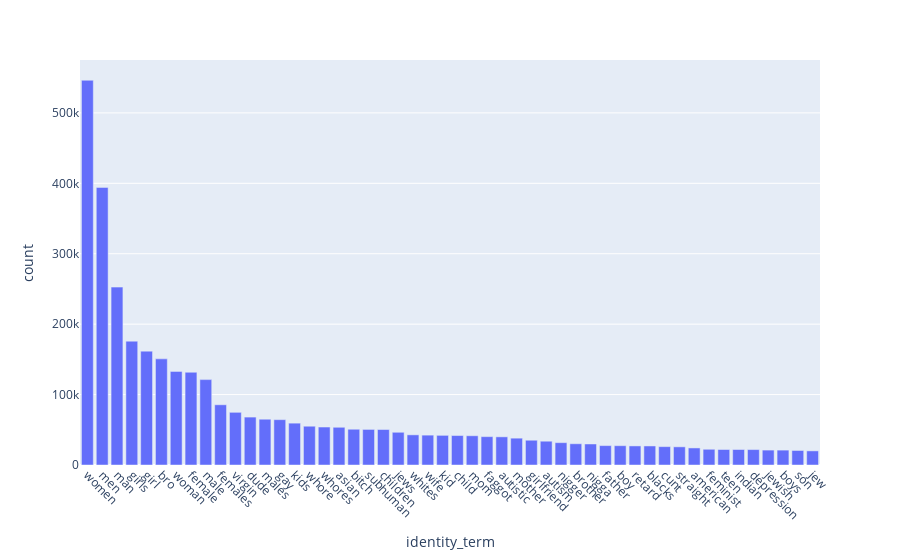

Notebook code cell kept with this figure:
### Markdown cell above
## Total matches

### Code cell
exp = data.explode('netmapper_identity_matches')
# freq = pd.DataFrame(exploded.netmapper_identity_matches.value_counts(), columns=['term', 'count'])

freq = exp.netmapper_identity_matches.value_counts().to_frame(name='count').reset_index(names='identity_term')
freq.head(20)

import plotly.express as px
pd.options.plotting.backend = 'plotly'

fig = px.bar(freq.head(50), x='identity_term', y='count')
fig.update_xaxes(tickangle=45)

### Figure 1 — Plotly figure (JSON) as saved in the notebook; plotly's stock layout.template omitted (floating-point values rounded to 4 significant figures)
{"data": [{"alignmentgroup": "True", "hovertemplate": "identity_term=%{x}<br>count=%{y}<extra></extra>", "legendgroup": "", "marker": {"color": "#636efa", "pattern": {"shape": ""}}, "name": "", "offsetgroup": "", "orientation": "v", "showlegend": false, "textposition": "auto", "type": "bar", "x": ["women", "men", "man", "girls", "girl", "bro", "woman", "female", "male", "females", "virgin", "dude", "males", "gay", "kids", "whore", "whores", "asian", "bitch", "subhuman", "children", "jews", "whites", "wife", "kid", "child", "mom", "faggot", "autistic", "mother", "girlfriend", "autism", "nigger", "brother", "nigga", "father", "boy", "retard", "blacks", "cunt", "straight", "american", "feminist", "teen", "indian", "depression", "jewish", "boys", "son", "jew"], "xaxis": "x", "y": [546358, 394203, 252608, 175850, 161699, 150707, 132928, 131720, 121245, 85511, 74810, 68028, 65007, 64381, 59433, 55064, 53916, 53560, 50786, 50528, 50388, 46463, 42816, 42405, 42101, 41837, 41515, 40253, 39987, 38110, 35170, 33788, 31714, 30171, 29852, 27544, 27411, 27090, 27042, 26077, 25798, 24223, 22317, 22012, 21991, 21913, 21173, 21141, 20618, 20054], "yaxis": "y"}], "layout": {"autosize": true, "barmode": "relative", "legend": {"tracegroupgap": 0}, "margin": {"t": 60}, "xaxis": {"anchor": "y", "autorange": true, "domain": [0, 1], "range": [-0.5, 49.5], "tickangle": 45, "title": {"text": "identity_term"}, "type": "category"}, "yaxis": {"anchor": "x", "autorange": true, "domain": [0, 1], "range": [0, 575100.0], "title": {"text": "count"}, "type": "linear"}}}
